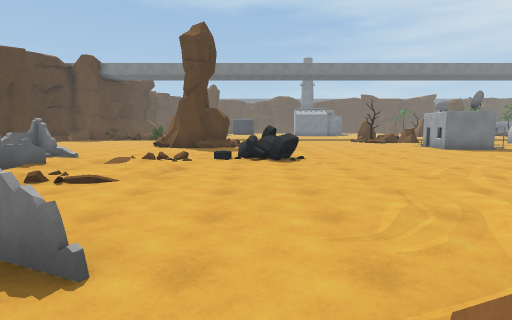
view 1 (above)

24 first-person views from a walk through a scene from a Unity 3-D project. The camera is 1.5 m above the floor, tilts 6° down and sees 80° across. The floor is counted in squares, 2 m on a side. Each view is taken from the middle of a square. On the plan, view 1 faces up. The plan holds only what a view shows up to about 10 squares ahead; the rest is blank. The place goes on beyond the plan. Some animated figures are not drawn. Surface patterns are stand-ins for the level's own textures.

view 2
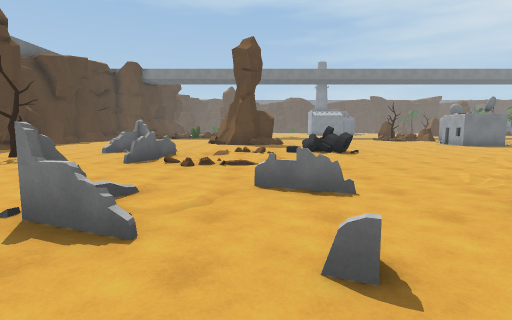

view 3
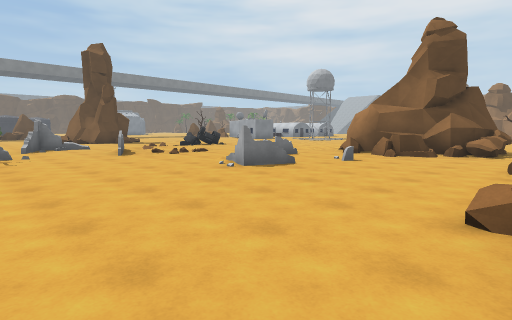

view 4
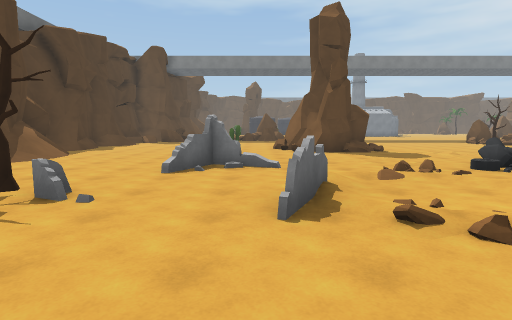

view 5
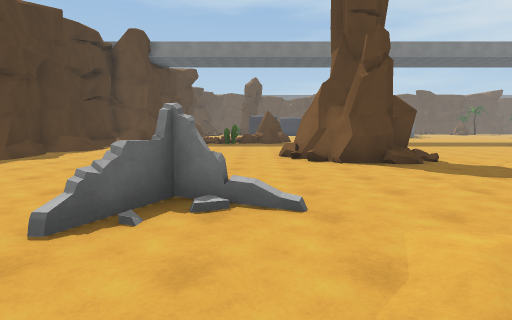

view 6
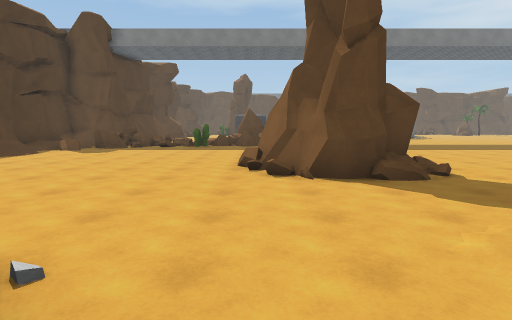

view 7
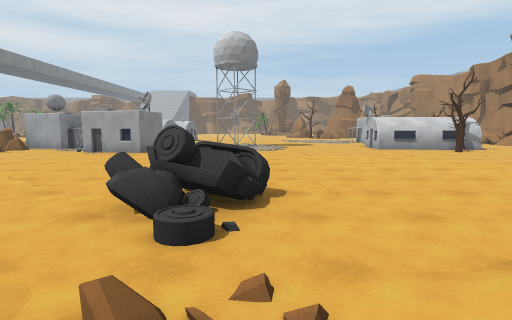

view 8
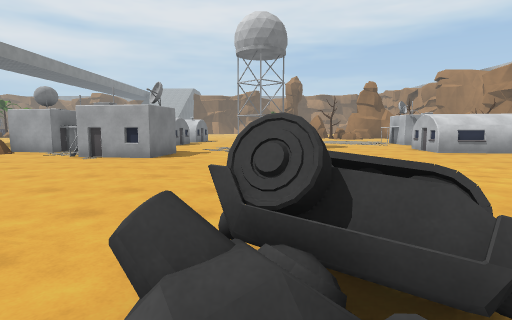

view 9
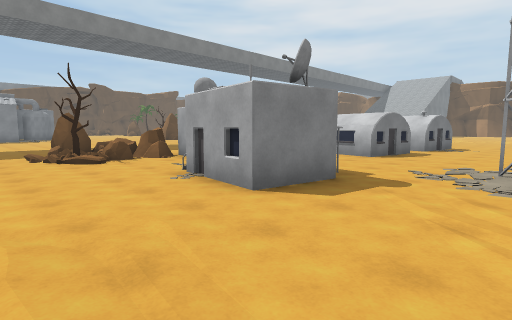

view 10
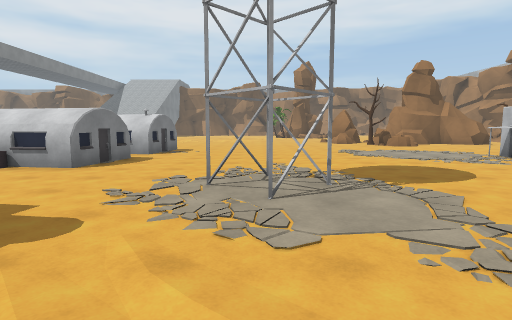

view 11
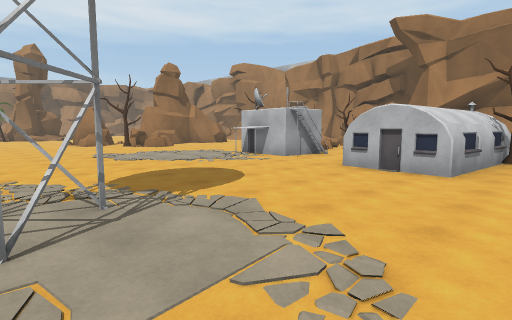

view 12
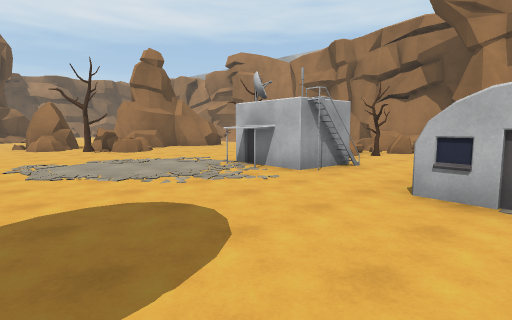

view 13
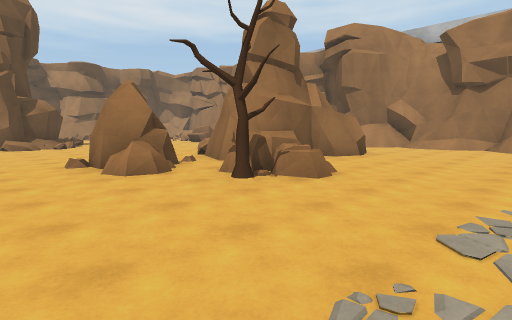

view 14
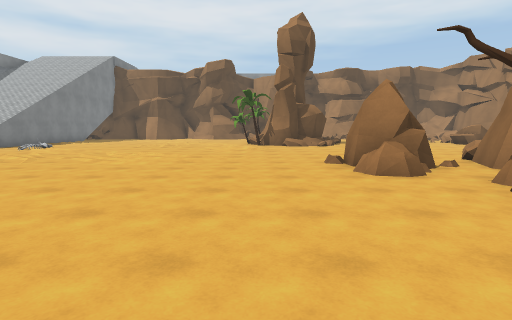

view 15
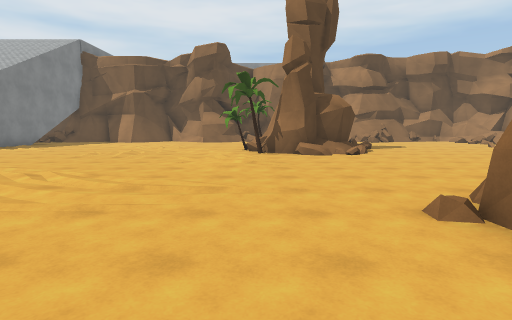

view 16
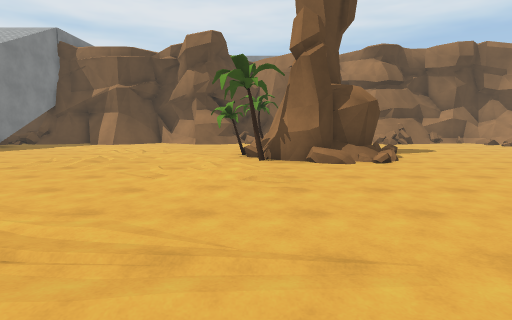

view 17
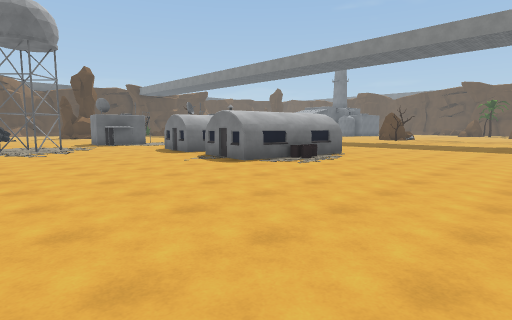

view 18
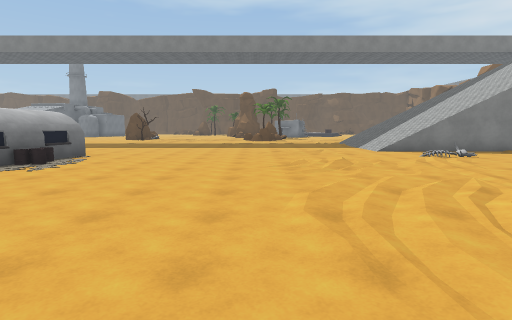

view 19
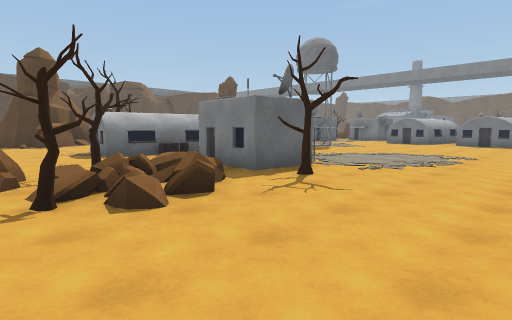

view 20
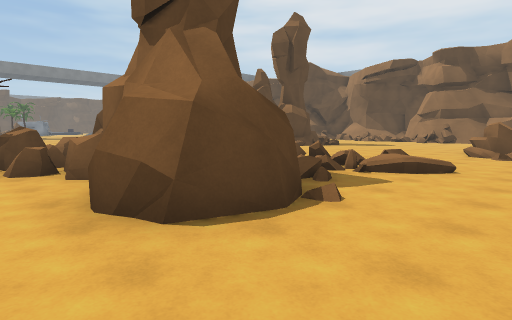

view 21
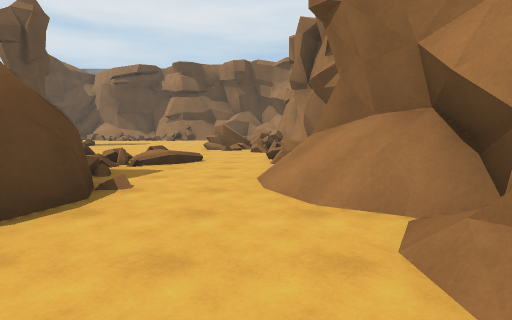

view 22
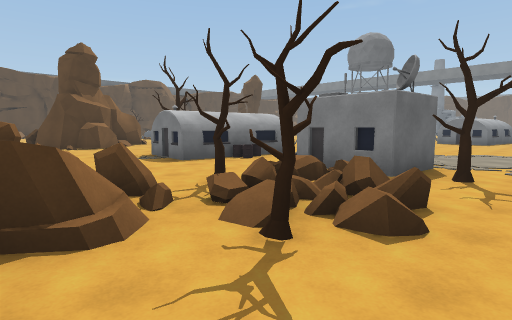

view 23
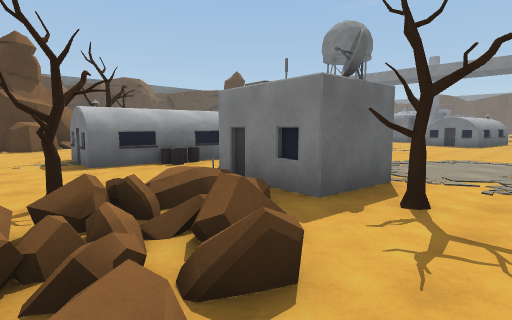

view 24
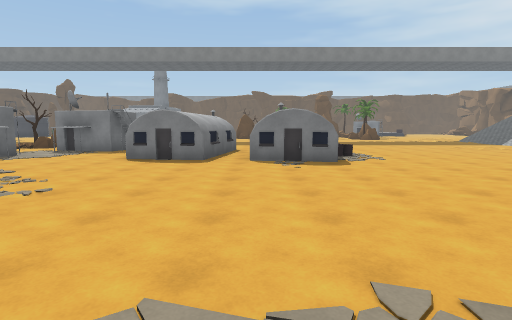

### Floor plan
Key: @ floor where view 1 was taken; # wall or solid block; . main floor; : floor 0.25 m higher than the main floor; + floor 0.5 m higher than the main floor; / step, stairs or slope; = window, fence, low wall or low ledge; ^ raised ledge; v drop or lower ground; T tree; B building; R rock.
Columns run from 12 left of view 1 to 32 right of it. Each row starts with its distance up from view 1.
 17   ......     .....RR           ...
 16  #.......    .....TRRB       ........./////
 15 //.......   .........B       ..............
 14 //......#   .........BB. BB.BB.........=.....
 13 /#......##  ............BBB.BB......:........
 12 #/.......###.......BBB..BBBBBB...............
 11 #/.................BB......BB................
 10  //..........................................
  9  =/.................. #......................
  8   ....#..../#=.......##......................
  7   .......///=^............................T..
  6    .....=./..............................T##T
  5     T=..=./..............................###
  4      ...///......................RR......#
  3      ..........................T..RR.....###
  2      .....==........BBB..BB....RR..........=
  1     .........#  ....BBB.BBB.....R###.........
  0     ....#=..@#   ..TTBB.BBBT.....#   ........
 -1     ........=^###...BB...//......#  #= ......
 -2     ..........###........T/=....##  ==  .....
 -3     ..........^/  ........TT.....##..= ../=
 -4     .  #            #  =.==.............+##
 -5                     #  #v # ......//.../
 -6                              //#///==  ==
 -7                              // ##/    ##

Positions as (right, up) in squares from view 1, and headings:
1: (0, 0), facing up
2: (-2, -2), facing up
3: (-8, -4), facing up-right
4: (-5, 2), facing up
5: (-5, 5), facing up
6: (-4, 7), facing up
7: (-3, 7), facing right
8: (-1, 8), facing right
9: (4, 8), facing up-right
10: (6, 8), facing right
11: (7, 8), facing down-right
12: (9, 6), facing down-right
13: (16, 6), facing down-right
14: (16, 6), facing right
15: (20, 6), facing right
16: (22, 6), facing right
17: (22, 6), facing up-left
18: (22, 6), facing up
19: (18, -4), facing up-left
20: (19, -5), facing up-right
21: (18, -5), facing right
22: (16, -5), facing up-left
23: (16, -3), facing up-left
24: (15, 4), facing up
